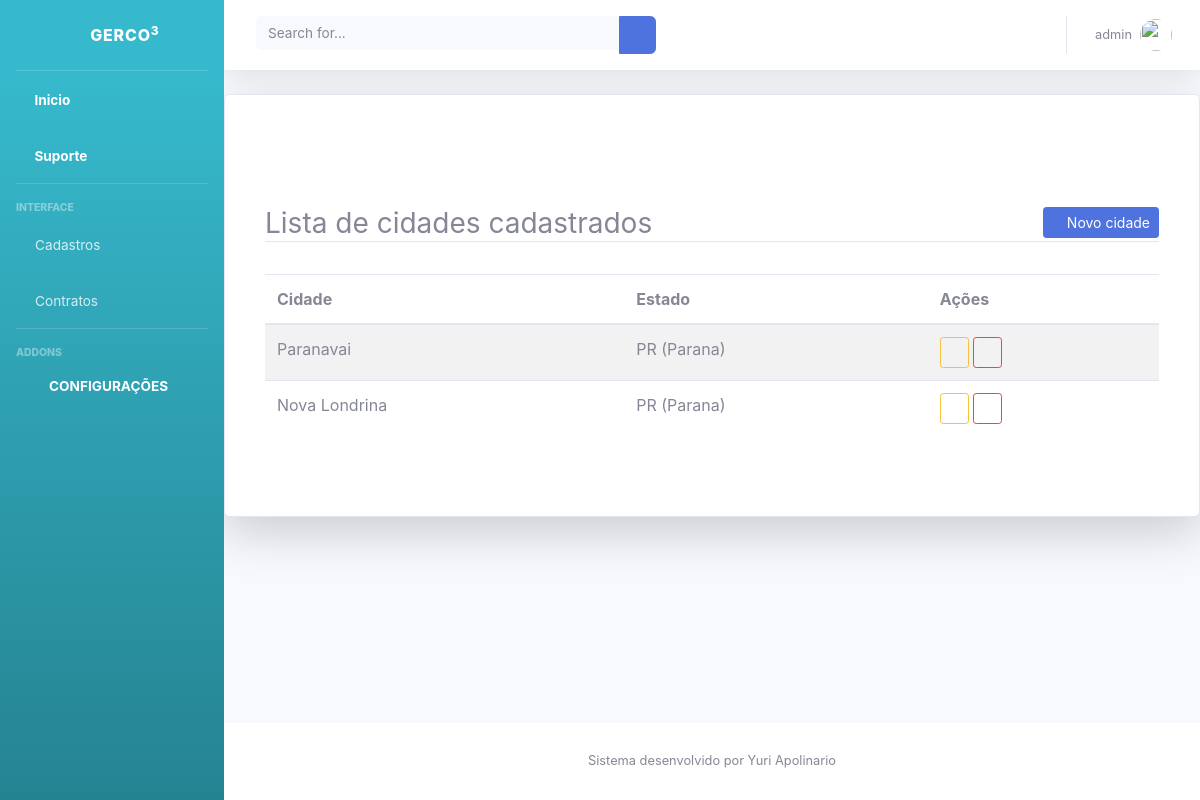
The page /listar/cidade/ (signed in) on the database its author committed.
### cadastros/models.py (models this page shows, shortened)
class Cidade(models.Model):
    nome = models.CharField(max_length=50)
    estado = models.ForeignKey(Estado, on_delete=models.PROTECT)

class Estado(models.Model):
    sigla = models.CharField(max_length=2)
    nome = models.CharField(max_length=50, verbose_name="nome do estado")
    def __str__(self):
        return "{} ({})".format(self.sigla, self.nome)

### cadastros/views.py (the view)
# urls.py: path('listar/cidade/', CidadeList.as_view(), name="listar-cidade"),
class CidadeList(LoginRequiredMixin, ListView):
    model = Cidade
    template_name = 'cadastros/listar/cidade.html'

### cadastros/templates/cadastros/listar/cidade.html (shortened to what this page needs)
{% extends 'paginas/modelo.html' %}
{% load static %}
{% block conteudo %}
    <div class="content-wrapper">
        <div class="card shadow-lg p-3 mb-5 bg-white rounded">
                <div class="container py-5">
                    <div class="row mt-5">
                        <div class="col-lg">
                            <h3 class="border-bottom">
                                Lista de cidades cadastrados
                                <a href="{% url 'cadastro-cidade' %}" class="float-right btn btn-primary btn-sm">
                                    <i class="fa fa-plus-circle" aria-hidden="true"></i>
                                    Novo cidade
                                </a>
                            </h3>
                        </div>
                    </div>
                    <div class="row">
                        <div class="col-lg mt-4">
                            <table class="table table-striped" id="tabelaListar">
                                <thead>
                                    <tr>
                                        <th>Cidade</th>
                                        <th>Estado</th>
                                        <th>Ações</th>
                                    </tr>
                                </thead>
                                <tbody>
                                    {% for obj in object_list %}
                                        <tr>
                                            <td>{{ obj.nome }}</td>
                                            <td>{{ obj.estado }}</td>
                                            <td>
                                                <a href="{% url 'editar-cidade' obj.pk %}"
                                                    class="btn btn-outline-warning btn-sm">
                                                    <i class="fa fa-pen" aria-hidden="true" s></i>
                                                </a>
                                                <a href="{% url 'excluir-cidade' obj.pk %}"
                                                    class="btn btn-outline-danger btn-sm">
                                                    <i class="fa fa-trash" aria-hidden="true"></i>
                                                </a>
                                            </td>
                                        </tr>
                                        {% empty %}
                                            <tr>
                                                <td colspan="100%">Nenhum cidade cadastrado</td>
                                            </tr>
                                    {% endfor %}
                                </tbody>
                            </table>
                        </div>
                    </div>
                </div>
        </div>
    </div>
{% endblock %}

### paginas/templates/paginas/modelo.html (shortened to what this page needs)
{% load static %}
<!DOCTYPE html>
<html lang="en">
<head>
  <link href="{% static 'vendor/fontawesome-free/css/all.min.css' %}" rel="stylesheet" type="text/css">
  <link href="{% static 'css/sb-admin-2.min.css' %}" rel="stylesheet">
  <link href="{% static 'css/bootstrap.css' %} rel="stylesheet">
  <link href="{% static 'css/estilo.css' %} rel="stylesheet">
  <link rel="stylesheet" type="text/css" href="https://cdn.datatables.net/v/bs4/dt-1.10.24/datatables.min.css"/>
</head>
<body id="page-top">
  <div id="wrapper">
    <ul class="navbar-nav bg-gradient-info sidebar sidebar-dark accordion" id="accordionSidebar">
      <a class="sidebar-brand d-flex align-items-center justify-content-center" href="index.html">
        <div class="sidebar-brand-icon rotate-n-15">
          <i class="fas fa-laugh-wink"></i>
        </div>
        <div class="sidebar-brand-text mx-3">GERCO<sup>3</sup></div>
      </a>
      <hr class="sidebar-divider my-0">
      <li class="nav-item active">
        <a class="nav-link" href="{% url 'index' %}">
          <i class="fa fa-home" aria-hidden="true"></i>
          <span>Inicio</span></a>
      </li>
      <li class="nav-item active">
        <a class="nav-link" href="https://api.whatsapp.com/send?phone=5544999461317&text=Ol%C3%A1,%20gostaria%20de%20suporte%20para%20o%20sistema%20de%20gest%C3%A3o%20de%20contrato.">
        <i class="fas fa-headset    "></i>
          <span>Suporte</span></a>
      </li>
      <hr class="sidebar-divider">
      <div class="sidebar-heading">
        Interface
      </div>
      {% if request.user.is_authenticated %}
      <li class="nav-item">
        <a class="nav-link collapsed" href="#" data-toggle="collapse" data-target="#collapseTwo" aria-expanded="true"
          aria-controls="collapseTwo">
          <i class="fas fa-address-book    "></i>
          <span>Cadastros</span>
        </a>
      </li>
      <li class="nav-item ">
        <a class="nav-link" href="{% url 'listar-contrato' %}">
        <i class="fas fa-file-contract    "></i>
          <span>Contratos</span></a>
      </li>
      <hr class="sidebar-divider">
      <div class="sidebar-heading">
        Addons
        <li class="nav-item active">
          <a class="nav-link" href="{% url 'cadastro-sistema' %}">
          <i class="fas fa-cogs"></i>
          <span>Configurações</span></a>
        </li>
      </div>
      {% endif %}
    </ul>
      <div id="content-wrapper" class="d-flex flex-column">
        <div id="content">
          <nav class="navbar navbar-expand navbar-light bg-white topbar mb-4 static-top shadow">
            <form class="d-none d-sm-inline-block form-inline mr-auto ml-md-3 my-2 my-md-0 mw-100 navbar-search">
              <div class="input-group">
                <input type="text" class="form-control bg-light border-0 small" placeholder="Search for..."
                  aria-label="Search" aria-describedby="basic-addon2">
                <div class="input-group-append">
                  <button class="btn btn-primary" type="button">
                    <i class="fas fa-search fa-sm"></i>
                  </button>
                </div>
              </div>
            </form>
            <ul class="navbar-nav ml-auto">
              <li class="nav-item dropdown no-arrow mx-1">
                <a class="nav-link dropdown-toggle" href="#" id="alertsDropdown" role="button" data-toggle="dropdown"
                  aria-haspopup="true" aria-expanded="false">
                </a>
              </li>
              {% if request.user.is_authenticated %}
              <li class="nav-item dropdown no-arrow">
                <a class="nav-link dropdown-toggle" href="#" id="userDropdown" role="button" data-toggle="dropdown"
                  aria-haspopup="true" aria-expanded="false">
                  <span class="mr-2 d-none d-lg-inline text-gray-600 small">{{ request.user }}</span>
                  <img class="img-profile rounded-circle" src="https://source.unsplash.com/QAB-WJcbgJk/60x60">
                </a>
              </li>
              {% else %}
              <li class="nav-item active">
                <a class="nav-link" href="{% url 'login' %}">
                  <i class="fas fa-fw fa-sign-in-alt"></i>
                  <span>Login</span></a>
              </li>
              {% endif %}
            </ul>
          </nav>
      {% block conteudo %}{% endblock %}
        </div>
    {% block footer %}
            <footer class="sticky-footer bg-white">
              <div class="container my-auto">
                <div class="copyright text-center my-auto">
                  <span>Sistema desenvolvido por Yuri Apolinario</span>
                </div>
              </div>
            </footer>
      </div>
  </div>
  {% endblock %}
</body>
</html>

### rows shown on the page
Cidade: nome "Paranavai", estado "PR (Parana)"
Cidade: nome "Nova Londrina", estado "PR (Parana)"

### other values the page prints
{{ request.user }} "admin"
